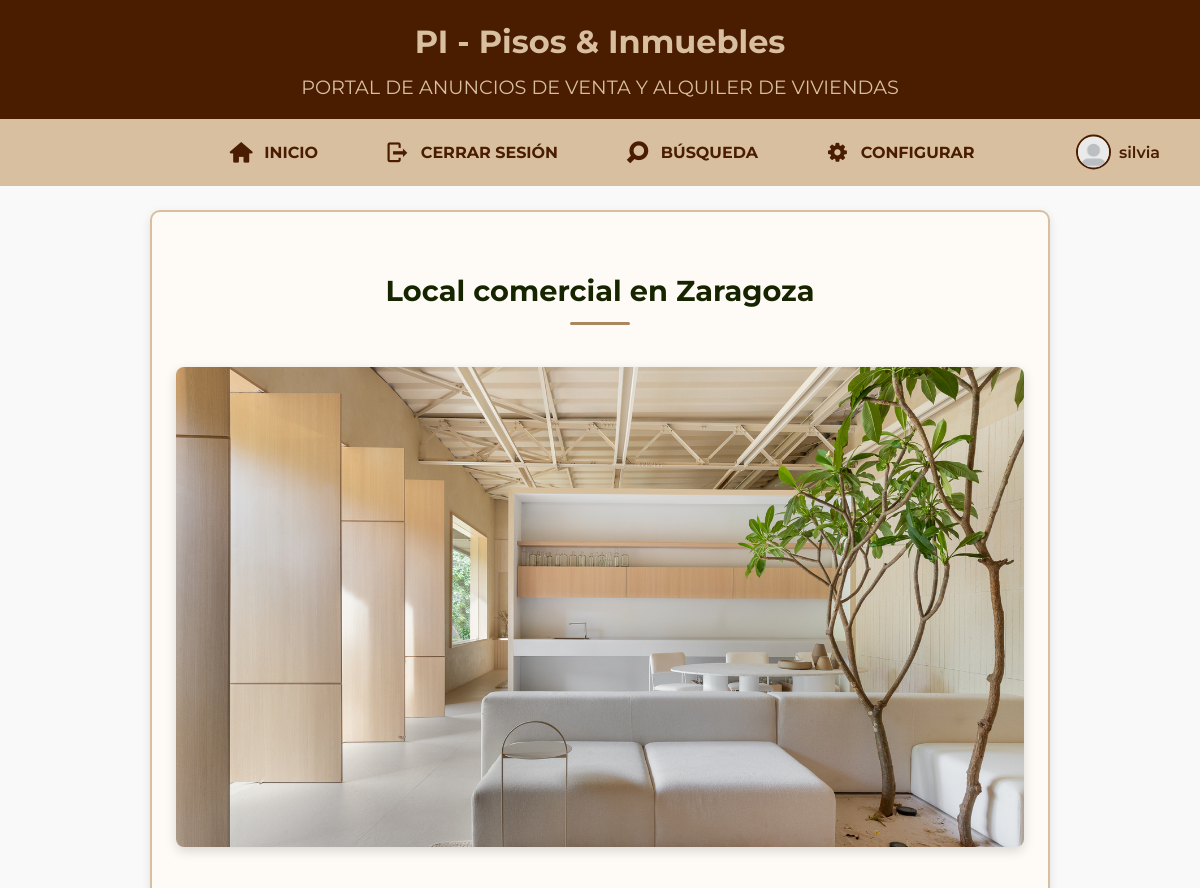
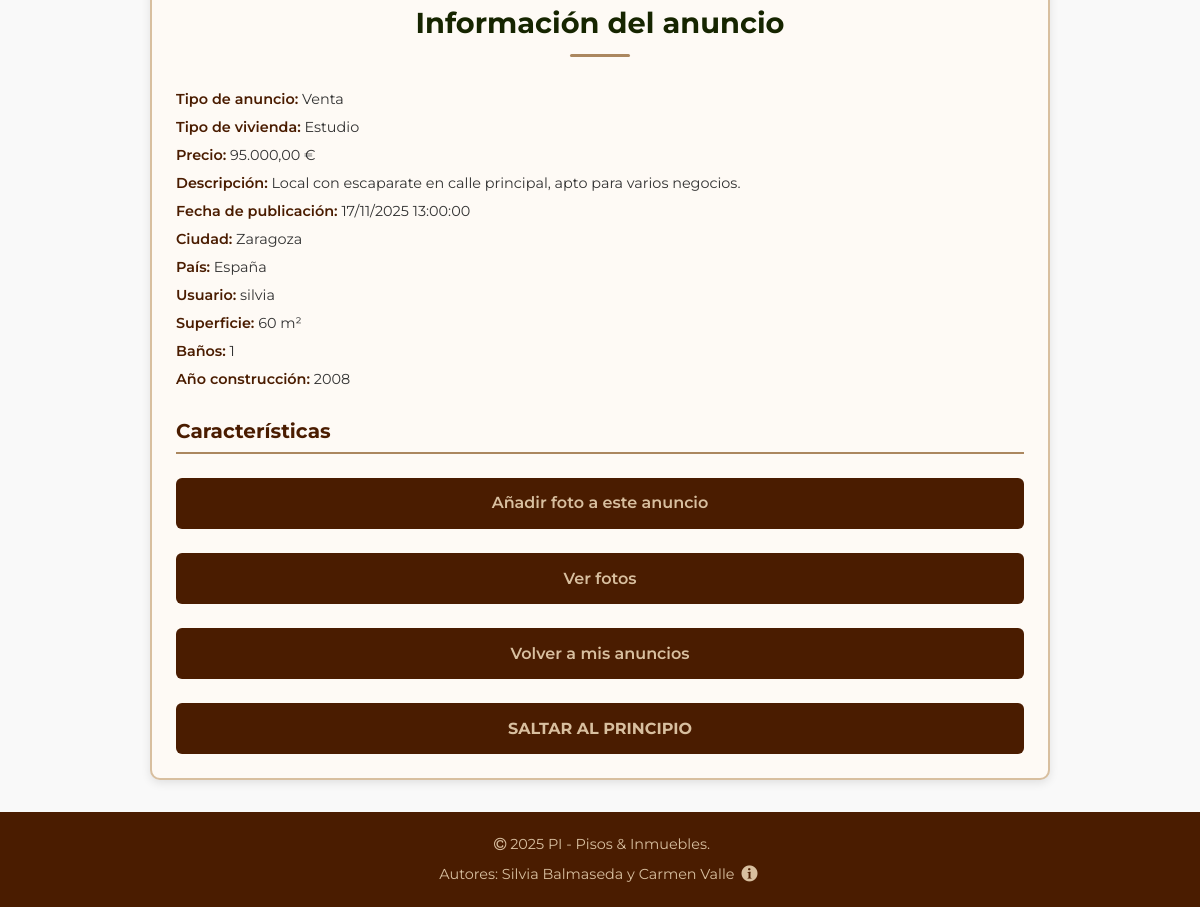
The page /anuncio/2006 (signed in) on the database its author committed (2 pictures, top to bottom).
### tables this page shows
CREATE TABLE `anuncios` (
  `IdAnuncio` int(11) NOT NULL,
  `TAnuncio` smallint(6) DEFAULT NULL,
  `TVivienda` smallint(6) DEFAULT NULL,
  `FPrincipal` varchar(200) DEFAULT NULL,
  `Alternativo` varchar(255) NOT NULL,
  `Titulo` varchar(255) DEFAULT NULL,
  `Precio` double(10,2) DEFAULT NULL,
  `Texto` text DEFAULT NULL,
  `Ciudad` varchar(100) DEFAULT NULL,
  `Pais` int(11) DEFAULT NULL,
  `Superficie` double(10,2) DEFAULT NULL,
  `NHabitaciones` int(11) DEFAULT NULL,
  `NBanyos` int(11) DEFAULT NULL,
  `Planta` int(11) DEFAULT NULL,
  `Anyo` int(11) DEFAULT NULL,
  `FRegistro` datetime DEFAULT NULL,
  `Usuario` int(11) DEFAULT NULL
);

CREATE TABLE `tiposanuncios` (
  `IdTAnuncio` smallint(6) NOT NULL,
  `NomTAnuncio` varchar(100) NOT NULL
);

CREATE TABLE `tiposviviendas` (
  `IdTVivienda` smallint(6) NOT NULL,
  `NomTVivienda` varchar(100) NOT NULL
);

CREATE TABLE `paises` (
  `IdPaises` int(11) NOT NULL,
  `NomPais` text NOT NULL
);

CREATE TABLE `usuarios` (
  `IdUsuario` int(11) NOT NULL,
  `NomUsuario` varchar(15) NOT NULL,
  `Clave` varchar(255) NOT NULL,
  `Email` varchar(254) NOT NULL,
  `Sexo` smallint(11) DEFAULT NULL,
  `FNacimiento` date DEFAULT NULL,
  `Ciudad` varchar(100) DEFAULT NULL,
  `Pais` int(11) DEFAULT NULL,
  `Foto` varchar(200) DEFAULT NULL,
  `FRegistro` datetime DEFAULT NULL,
  `Estilo` int(11) DEFAULT NULL
);

### includes/precio.php (called while the page is built, shortened)
<?php
if (!function_exists('formatearPrecio')) {
    function formatearPrecio($valor){
        return number_format((float)$valor, 2, ',', '.') . ' €';
    }
}
if (!function_exists('resolve_image_url')) {
    function resolve_image_url($fotoCandidate) {
        $basename = basename($fotoCandidate);
        $pathRootImg = __DIR__ . '/../imagenes/' . $basename;
        $pathPractica = __DIR__ . '/../DAW/practica/imagenes/' . $basename;
        if (file_exists($pathPractica)) return '/phpDAW/DAW/practica/imagenes/' . $basename;
        return '/phpDAW/DAW/practica/imagenes/anuncio2.jpg';
    }
}
?>

### anuncio.php (the view, shortened to what this page needs)
<?php
$id = isset($_GET['id']) && ctype_digit($_GET['id']) ? intval($_GET['id']) : 0;
require_once __DIR__ . '/includes/conexion.php';
$anuncio = null;
if ($id > 0 && isset($conexion)) {
    try {
        $stmt = $conexion->prepare("SELECT a.IdAnuncio,
                                          a.Titulo AS titulo,
                                          a.FPrincipal AS fotoPrincipal,
                                          a.Texto AS texto,
                                          a.Precio AS precio,
                                      a.Superficie AS superficie,
                                      a.NHabitaciones AS habitaciones,
                                      a.NBanyos AS banos,
                                      a.Planta AS planta,
                                      a.Anyo AS anyo,
                                          a.FRegistro AS fecha,
                                          a.Ciudad AS ciudad,
                                          p.NomPais AS pais,
                                          u.NomUsuario AS usuario,
                                          ta.NomTAnuncio AS tipoAnuncio,
                                          tv.NomTVivienda AS tipoVivienda
                                     FROM Anuncios a
                                     LEFT JOIN Usuarios u ON a.Usuario = u.IdUsuario
                                     LEFT JOIN Paises p ON a.Pais = p.IdPaises
                                     LEFT JOIN TiposAnuncios ta ON a.TAnuncio = ta.IdTAnuncio
                                     LEFT JOIN TiposViviendas tv ON a.TVivienda = tv.IdTVivienda
                                     WHERE a.IdAnuncio = ? LIMIT 1");
        $stmt->execute([$id]);
        $anuncio = $stmt->fetch(PDO::FETCH_ASSOC);
        if ($anuncio) {
            $stmt2 = $conexion->prepare("SELECT Titulo, Foto, Alternativo FROM Fotos WHERE Anuncio = ?");
            $stmt2->execute([$id]);
            $fotos = $stmt2->fetchAll(PDO::FETCH_ASSOC);
            $anuncio['fotos'] = array_map(function($f){ return $f['Foto']; }, $fotos);
            $anuncio['caracteristicas'] = [];
            require_once __DIR__ . '/includes/precio.php';
            $anuncio['fotoPrincipal'] = resolve_image_url($anuncio['fotoPrincipal'] ?? '');
        } else {
            $fotos = [];
        }
    } catch (Exception $e) {
        $anuncio = null;
        $fotos = [];
    }
} else {
    $fotos = [];
}
if ($id > 0 && $anuncio && isset($anuncio['titulo'])) {
    require_once __DIR__ . '/includes/precio.php';
}
    ?>
    <?php
require_once("cabecera.inc");
require_once __DIR__ . '/includes/precio.php';
require_once("inicioLog.inc");
?>
<main>
    <section class="anuncio-detalle">
        <h2><?= htmlspecialchars($anuncio['titulo'], ENT_QUOTES, 'UTF-8') ?></h2>
        <section class="fotos">
            <img src="<?= htmlspecialchars($anuncio['fotoPrincipal'], ENT_QUOTES, 'UTF-8') ?>"
                 alt="Foto principal del anuncio <?= htmlspecialchars($anuncio['titulo'], ENT_QUOTES, 'UTF-8') ?>"
                 class="foto-principal" width="600" height="400">
        </section>
        <section class="informacion">
            <h2>Información del anuncio</h2>
            <aside class="detalles">
                <p><strong>Tipo de anuncio:</strong> <?= htmlspecialchars($anuncio['tipoAnuncio'], ENT_QUOTES, 'UTF-8') ?></p>
                <p><strong>Tipo de vivienda:</strong> <?= htmlspecialchars($anuncio['tipoVivienda'], ENT_QUOTES, 'UTF-8') ?></p>
                <p><strong>Precio:</strong> <span class="precio"><?= formatearPrecio($anuncio['precio'] ?? 0) ?></span></p>
                <p><strong>Descripción:</strong> <?= nl2br(htmlspecialchars($anuncio['texto'], ENT_QUOTES, 'UTF-8')) ?></p>
                <p><strong>Fecha de publicación:</strong> <?php
                    $fechaRaw = $anuncio['fecha'] ?? '';
                    $fechaStr = htmlspecialchars($fechaRaw, ENT_QUOTES, 'UTF-8');
                    $dt = false;
                    if (!empty($fechaRaw)) {
                        try {
                            $dt = new DateTime($fechaRaw);
                        } catch (Exception $e) {
                            $dt = false;
                        }
                    }
                    echo $dt ? $dt->format('d/m/Y H:i:s') : $fechaStr;
                ?></p>
                <p><strong>Ciudad:</strong> <?= htmlspecialchars($anuncio['ciudad'], ENT_QUOTES, 'UTF-8') ?></p>
                <p><strong>País:</strong> <?= htmlspecialchars($anuncio['pais'], ENT_QUOTES, 'UTF-8') ?></p>
                <p><strong>Usuario:</strong> <?= htmlspecialchars($anuncio['usuario'], ENT_QUOTES, 'UTF-8') ?></p>
                <?php if (!empty($anuncio['superficie'])): ?>
                    <p><strong>Superficie:</strong> <?= htmlspecialchars((string)$anuncio['superficie'], ENT_QUOTES, 'UTF-8') ?> m²</p>
                <?php endif; ?>
                <?php if (!empty($anuncio['banos'])): ?>
                    <p><strong>Baños:</strong> <?= htmlspecialchars((string)$anuncio['banos'], ENT_QUOTES, 'UTF-8') ?></p>
                <?php endif; ?>
                <?php if (!empty($anuncio['anyo'])): ?>
                    <p><strong>Año construcción:</strong> <?= htmlspecialchars((string)$anuncio['anyo'], ENT_QUOTES, 'UTF-8') ?></p>
                <?php endif; ?>
            </aside>
            <h3>Características</h3>
            <aside class="acciones">
                <?php
                $usuarioLog = $_SESSION['usuario'] ?? null;
                $propietario = $anuncio['usuario'] ?? null;
                    if ($usuarioLog && $propietario && $usuarioLog === $propietario): ?>
                    <a href="/phpDAW/anyadir_foto?id=<?= $id ?>" class="btn">Añadir foto a este anuncio</a>
                    <a href="/phpDAW/ver_fotos?id=<?= $id ?>" class="btn btn-outline">Ver fotos</a>
                    <a href="/phpDAW/mis-anuncios" class="btn">Volver a mis anuncios</a>
                <?php else: ?>
                    <a href="/phpDAW/mensaje?anuncio=<?= $id ?>" class="btn">Enviar mensaje al anunciante</a>
                    <a href="/phpDAW/ver_fotos?id=<?= $id ?>" class="btn btn-outline">Ver fotos</a>
                    <a href="/phpDAW/" class="btn">Volver al inicio</a>
                <?php endif; ?>
            </aside>
        </section>
    </section>
    <?php require_once("salto.inc"); ?>
</main>
<?php require_once("pie.inc"); ?>

### DAW/practica/css/general.css (style rules this page uses)
:root { --color-principal: #4a1c00; --color-secundario: #d8bf9f; --color-acento: #ab875f; --color-hover: #162500; --color-fondo: #f9f9f9; --color-texto: #333; --color-field: #fefaf5; --color-blanco: #fff; --radio-borde: 6px; --sombra: 0 4px 8px rgba(0, 0, 0, 0.1); --sombra-int: inset 0 0 5px rgba(0, 0, 0, 0.05); --fuente-base: 'Montserrat', 'Segoe UI', Tahoma, Geneva, Verdana, sans-serif; --tamano-base: 16px; --linea-base: 1.6; }
* { margin: 0; padding: 0; box-sizing: border-box; }
body { font-family: var(--fuente-base); font-size: var(--tamano-base); line-height: var(--linea-base); background-color: var(--color-fondo); color: var(--color-texto); }
a { color: var(--color-principal); text-decoration: none; }
main { max-width: 90%; margin: 2rem auto; padding: 1rem; background-color: var(--color-blanco); border-radius: 8px; box-shadow: var(--sombra); }
main h2 { color: var(--color-principal); font-size: 2rem; margin-bottom: 1rem; text-align: center; }
main h3 { color: var(--color-hover); font-size: 1.4rem; margin-top: 2rem; margin-bottom: 1rem; border-bottom: 2px solid var(--color-acento); padding-bottom: 0.5rem; }
main img { display: block; margin: 1rem auto; border-radius: 8px; box-shadow: 0 4px 12px rgba(0, 0, 0, 0.15); }
button, .btn { display: block; width: 100%; text-align: center; margin-top: 1.5rem; background-color: var(--color-principal); color: var(--color-secundario); padding: 0.8rem 0; border-radius: var(--radio-borde); font-weight: 600; font-size: 1rem; text-decoration: none; transition: background-color 0.3s ease, color 0.3s ease; }
section h2 { color: var(--color-hover); text-align: center; margin: 2rem auto 1.5rem; font-size: 1.8rem; position: relative; padding-bottom: 0.5rem; }
section h2::after { content: ""; display: block; width: 60px; height: 3px; background-color: var(--color-acento); margin: 0.5rem auto 0; border-radius: 2px; }

### DAW/practica/css/anuncio.css (style rules this page uses)
main { max-width: 900px; margin: 1.5rem auto; padding: 1.5rem; background-color: var(--color-field); border: 2px solid var(--color-secundario); border-radius: 10px; box-shadow: 0 3px 10px rgba(0, 0, 0, 0.1); }
main h3 { color: var(--color-principal); font-size: 1.25rem; margin-top: 1.5rem; margin-bottom: 0.6rem; border-bottom: 2px solid var(--color-acento); padding-bottom: 0.3rem; }
main p { font-size: 0.9rem; line-height: 1.5; margin: 0.4rem 0; }
main p strong { color: var(--color-principal); font-weight: 600; }
@media (min-width: 769px) { .fotos { display: flex; gap: 1rem; align-items: start; } }
@media (min-width: 769px) { .fotos .foto-principal { flex: 1 1 auto; display: block; margin: 0 auto; max-width: 100%; height: auto; max-height: 480px; object-fit: cover; border-radius: 8px; } }
.fotos { justify-items: center; }
.fotos .foto-principal { display: block; margin: 0.6rem auto; max-width: 100%; height: auto; }

### DAW/practica/css/print-index.css (style rules this page uses)
* { box-shadow: none !important; text-shadow: none !important; }
body { font-family: Georgia, 'Times New Roman', serif; font-size: 12pt; line-height: 1.5; background-color: white; color: black; }
main { max-width: 100%; background-color: white !important; margin: 0; padding: 0; }
h2 { font-size: 16pt; color: #4a1c00 !important; margin-top: 20pt; margin-bottom: 10pt; border-bottom: 1pt solid #ab875f; padding-bottom: 5pt; page-break-after: avoid; }
h3 { font-size: 14pt; color: #4a1c00 !important; margin-top: 15pt; margin-bottom: 8pt; page-break-after: avoid; }
p { margin-bottom: 8pt; orphans: 3; widows: 3; }
a { color: #4a1c00 !important; text-decoration: underline; }
img { max-width: 100% !important; height: auto !important; page-break-inside: avoid; }
.btn { display: none !important; }
aside { display: block !important; background-color: #fefaf5 !important; border: 1pt solid #ab875f; padding: 10pt; margin-bottom: 15pt; page-break-inside: avoid; }
h2, h3, h4, h5, h6 { page-break-after: avoid; }
ul, ol, img, table, article, fieldset { page-break-inside: avoid; }
body::after { content: "Documento impreso el " attr(data-fecha); display: block; text-align: center; font-size: 9pt; font-style: italic; color: #666 !important; margin-top: 20pt; page-break-before: avoid; }

### rows shown on the page
anuncios: Titulo "Local comercial en Zaragoza", TAnuncio.NomTAnuncio "Venta", TVivienda.NomTVivienda "Estudio", Precio "95.000,00 €", Texto "Local con escaparate en calle principal, apto para varios negocios.", FRegistro "17/11/2025 13:00:00", Ciudad "Zaragoza", Pais.NomPais "España", Usuario.NomUsuario "silvia", Superficie "60", NBanyos "1", Anyo "2008"

### other values the page prints
$_SESSION['usuario'] "silvia"
